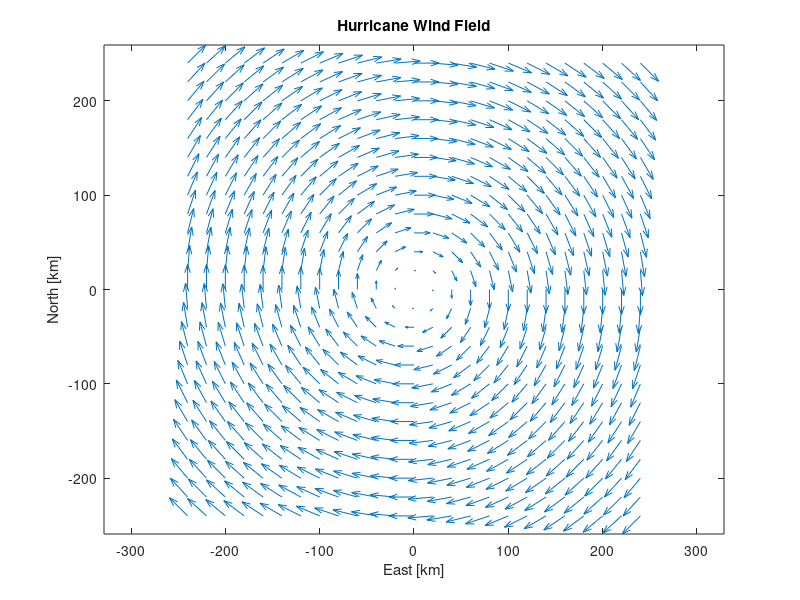

Reproduce this figure in MATLAB.
%%%%%%%%%%%%%%%%%%%%%%%%%%%%%%%%%%%%%%%%%%%%%%%%%%%%%%%%%%%%%%%%%%%%%%%%%%%
%
%   Hurricane Dynamics and Vector Field
%
%   Corey Spohn and Rachel Oliver
%   MAE6780 - Multivariable Controls
%
%%%%%%%%%%%%%%%%%%%%%%%%%%%%%%%%%%%%%%%%%%%%%%%%%%%%%%%%%%%%%%%%%%%%%%%%%%%
close all; clearvars; clc
% Hurricane Properties
Vmax = 252; %km/h
Rmax = 47; %km

[X,Y] = meshgrid(-240:20:240);
for i = 1:length(X(1,:))
    for j = 1:length(Y(:,1))
        r = (X(1,i)^2+Y(j,1)^2)^.5;
        if r<Rmax
            Vr = Vmax*(r/Rmax)^(3/2);%Scalar multiplier of the vector field
        else
            Vr = Vmax*(2*Rmax*r)/(r^2+Rmax^2);
        end
        dx(j,i) = Vr*(Y(j,1));        %/(X.^2+Y.^2));
        dy(j,i) = Vr*(-X(1,i));       %/(X.^2+Y.^2));
    end
end

%

figure
% contour(X,Y,dx,dy)
% hold on
quiver(X,Y,dx,dy,'AutoScaleFactor',1)
hold off
axis equal
title('Hurricane Wind Field')
xlabel('East [km]')
ylabel('North [km]')